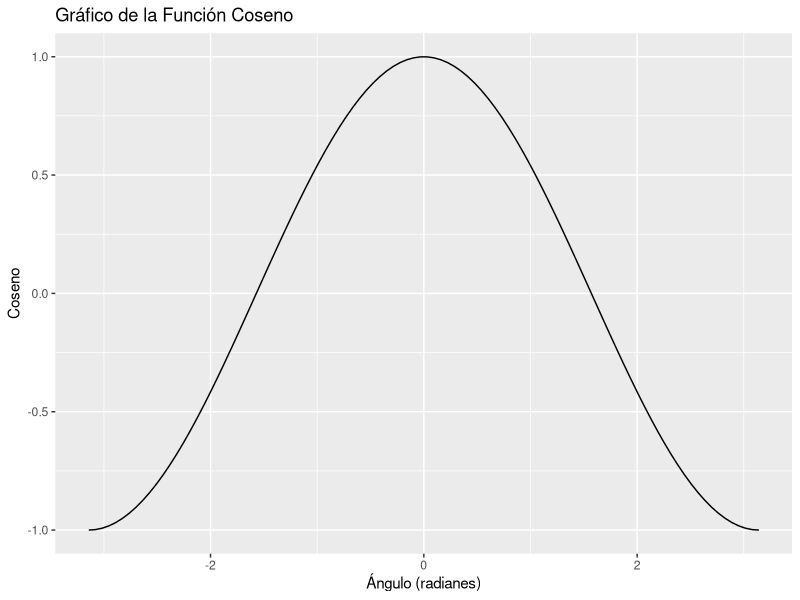

The R script that drew this image:
## ---- chunk 1
knitr::opts_chunk$set(echo = TRUE)
## ---- chunk 2
library(ggplot2)

x <- seq(-pi, pi, length.out = 100)
y <- cos(x)

data <- data.frame(x, y)

ggplot(data, aes(x, y)) +
  geom_line() +
  labs(x = "Ángulo (radianes)", y = "Coseno") +
  ggtitle("Gráfico de la Función Coseno")
## ---- chunk 3
angle <- seq(0, 2 * pi, by = pi/4)
cos_values <- cos(angle)

table_data <- data.frame(Angulo = angle, Coseno = cos_values)
knitr::kable(table_data, caption = "Tabla de Valores de la Función Coseno")
